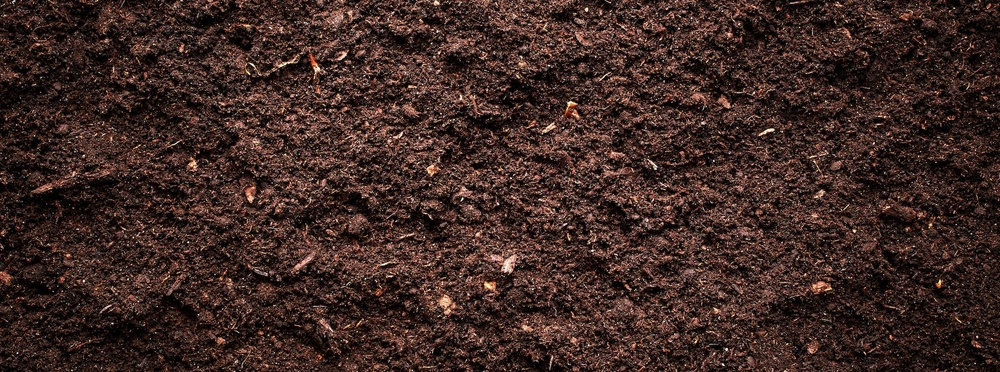
#> input picture .gradio/flagged/Upload Soil Image/cbbf88b15006d96af88d/datamaps-soilmoisture-hero.jpg, 1000 x 372 px, shrunk from 2000 x 745 before the run
$ python -i app.py   (imports and definitions only)
#> lines starting #> are read from the running program, lines starting #| are printed output that depends on the picture; after the words box and inside, x2 and y2 are one past the last pixel; in counts of white or black regions, pixels touching at a corner belong together
import gradio as gr
import cv2
import numpy as np
import pandas as pd
import pickle
from PIL import Image
import google.generativeai as genai

# --- Gemini API setup ---
GEMINI_API_KEY = "YOUR GEMINI API KEY.."  # Replace with a secure method in production
# [1 line not run here, left out]

# --- Feature extraction and utility functions ---
def segment_soil(image):
    hsv = cv2.cvtColor(image, cv2.COLOR_BGR2HSV)
    lower_soil = np.array([10, 30, 30])
    upper_soil = np.array([30, 255, 255])
    mask = cv2.inRange(hsv, lower_soil, upper_soil)
    kernel = np.ones((5, 5), np.uint8)
    mask = cv2.morphologyEx(mask, cv2.MORPH_CLOSE, kernel)
    mask = cv2.morphologyEx(mask, cv2.MORPH_OPEN, kernel)
    return mask

def extract_color_features(image, mask):
    soil_region = cv2.bitwise_and(image, image, mask=mask)
    hsv = cv2.cvtColor(soil_region, cv2.COLOR_BGR2HSV)
    lab = cv2.cvtColor(soil_region, cv2.COLOR_BGR2LAB)
    features = {}
    for i, channel in enumerate(['B', 'G', 'R']):
        features[f'rgb_{channel}_mean'] = np.mean(soil_region[mask > 0][:, i])
        features[f'rgb_{channel}_std'] = np.std(soil_region[mask > 0][:, i])
    for i, channel in enumerate(['H', 'S', 'V']):
        features[f'hsv_{channel}_mean'] = np.mean(hsv[mask > 0][:, i])
        features[f'hsv_{channel}_std'] = np.std(hsv[mask > 0][:, i])
    for i, channel in enumerate(['L', 'a', 'b']):
        features[f'lab_{channel}_mean'] = np.mean(lab[mask > 0][:, i])
        features[f'lab_{channel}_std'] = np.std(lab[mask > 0][:, i])
    return features

def estimate_moisture(image, mask):
    lab = cv2.cvtColor(image, cv2.COLOR_BGR2LAB)
    l_channel = lab[:, :, 0]
    l_mean = np.mean(l_channel[mask > 0])
    l_std = np.std(l_channel[mask > 0])
    gloss_score = l_std / 255.0
    darkness_score = (255 - l_mean) / 255.0
    moisture_score = (gloss_score + darkness_score) / 2
    return moisture_score, gloss_score, darkness_score

def moisture_label(moisture_score):
    if moisture_score > 0.7:
        return "High"
    elif moisture_score < 0.4:
        return "Low"
    else:
        return "Moderate"

# --- Load the trained machine learning model ---
# [2 lines not run here, left out]

# --- Gemini recommendation function (strict and filtered) ---
def get_gemini_recommendations(features, pred, moisture_score, moisture_lvl):
    prompt = f"""
You are a soil expert. Based on the features and predictions below, return exactly 3 to 5 bullet-point recommendations. Each should be clear, **no longer than 25 words**, and **actionable**.

Avoid explanations, introductions, summaries. Only 3–5 clean bullet points.

Features:
{features}

Predicted Soil Quality: {pred}
Estimated Moisture Score: {moisture_score:.2f} ({moisture_lvl})
"""
    model = genai.GenerativeModel("gemini-2.5-flash")
    response = model.generate_content(prompt)

    # Filter bullet points only (up to 5)
    lines = response.text.strip().split("\n")
    bullets = [line.strip() for line in lines if line.strip().startswith(("•", "*", "-"))]
    short_bullets = bullets[:5]

    # Fallback if filtering fails
    if not short_bullets:
        return response.text.strip()

    return "<br>".join(short_bullets)

# --- Gradio prediction function ---
def predict_soil_quality(image):
    try:
        # Convert PIL image to OpenCV format
        image = image.convert("RGB")
        image = np.array(image)
        image = cv2.cvtColor(image, cv2.COLOR_RGB2BGR)

        # Segment and extract features
        mask = segment_soil(image)
        color_features = extract_color_features(image, mask)
        moisture_score, gloss_score, darkness_score = estimate_moisture(image, mask)

        color_features['moisture_score'] = moisture_score
        color_features['gloss_score'] = gloss_score
        color_features['darkness_score'] = darkness_score

        # Predict soil quality
        X_test = pd.DataFrame([color_features])
        pred = soil_model.predict(X_test)[0]
        moisture_lvl = moisture_label(moisture_score)

        # Get Gemini recommendations
        gemini_recs = get_gemini_recommendations(color_features, pred, moisture_score, moisture_lvl)

        # Build result HTML
        result = f"<b>Predicted Soil Quality:</b> {pred}<br>"
        result += f"<b>Estimated Moisture Score:</b> {moisture_score:.2f} ({moisture_lvl})<br>"
        result += f"<b>Recommendations:</b><br>{gemini_recs}"

        return result

    except Exception as e:
        return f"An error occurred during prediction: {str(e)}"

# --- Gradio UI setup ---
# [7 lines that did not run here, left out]

# [2 lines not run here, left out]

>>> from PIL import Image
>>> picture = Image.open('.gradio/flagged/Upload Soil Image/cbbf88b15006d96af88d/datamaps-soilmoisture-hero.jpg')
#> picture is the input picture: PIL image 1000x372 RGB; mean R, G, B 63.3, 42, 37
>>> result = predict_soil_quality(picture)
#> in segment_soil, `hsv = cv2.cvtColor(image, cv2.COLOR_BGR2HSV)`: hsv: shape (372, 1000, 3); mean H, S, V 15.1, 134.2, 63.3
#> in segment_soil, `mask = cv2.inRange(hsv, lower_soil, upper_soil)`:
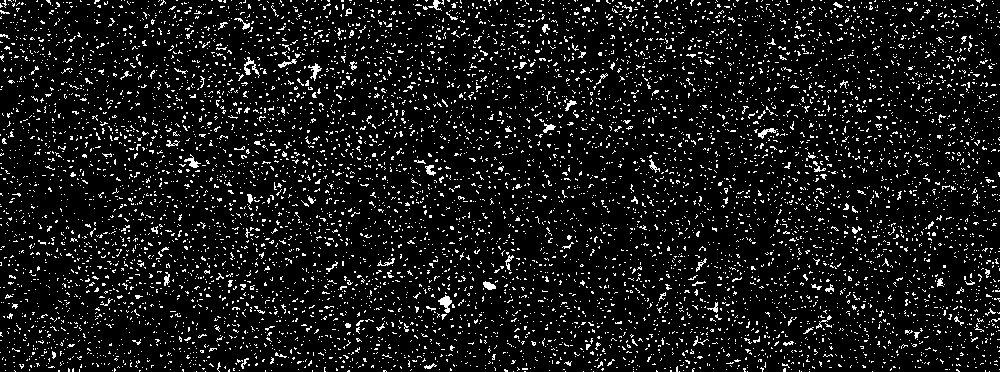
#> mask: shape (372, 1000); 8.7% white in thin lines or dots
#> in segment_soil, `mask = cv2.morphologyEx(mask, cv2.MORPH_CLOSE, kernel)`:
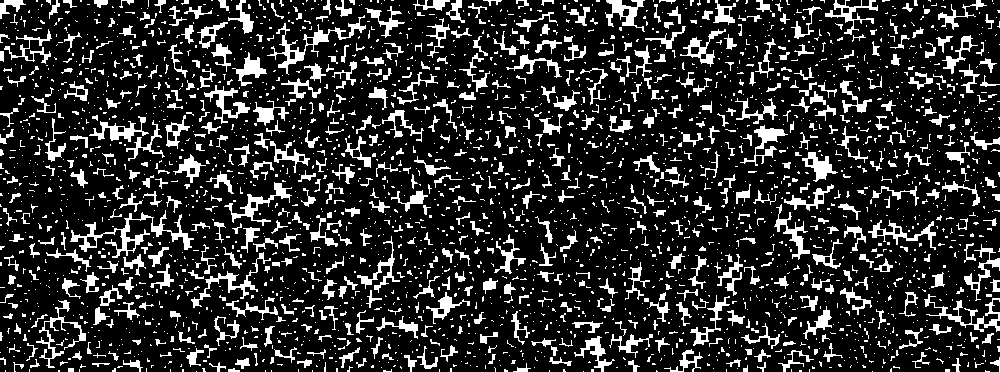
#> mask: shape (372, 1000); 17.8% white; 2845 white regions (2214 under 20 px), largest, box (x1, y1, x2, y2) and area: (70, 210, 194, 258) 1209, (267, 15, 366, 75) 904, (924, 294, 1000, 332) 647
#> in segment_soil, `mask = cv2.morphologyEx(mask, cv2.MORPH_OPEN, kernel)`:
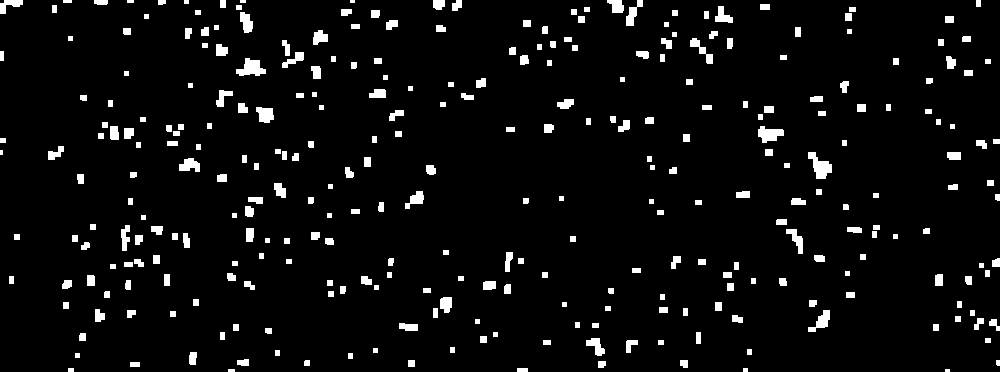
#> mask: shape (372, 1000); 5% white; 310 white regions (4 under 20 px), largest, box (x1, y1, x2, y2) and area: (808, 152, 832, 179) 345, (236, 58, 266, 76) 329, (758, 126, 784, 143) 286
#> in extract_color_features, `soil_region = cv2.bitwise_and(image, image, mask=mask)`:
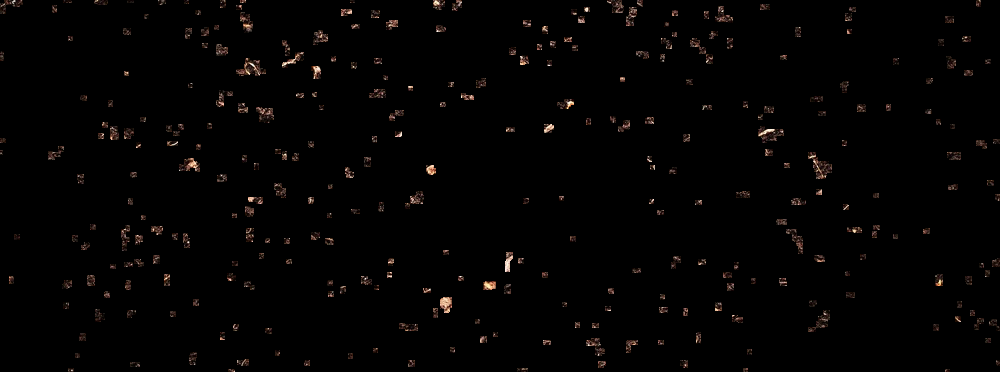
#> soil_region: shape (372, 1000, 3); mean B, G, R 2.2, 2.6, 3.6
#> in extract_color_features, `hsv = cv2.cvtColor(soil_region, cv2.COLOR_BGR2HSV)`: hsv: shape (372, 1000, 3); mean H, S, V 0.6, 6.4, 3.6
#> in extract_color_features, `lab = cv2.cvtColor(soil_region, cv2.COLOR_BGR2LAB)`: lab: shape (372, 1000, 3); mean of channels 0, 1, 2 2.9, 128.4, 128.4
#> after the loop in extract_color_features, `for i, channel in enumerate(['B', 'G', 'R']):`: features = {'rgb_B_mean': 43.97, 'rgb_B_std': 42.74, 'rgb_G_mean': 52.01, 'rgb_G_std': 46.6, 'rgb_R_mean': 72.93, 'rgb_R_std': 52.59}
#> after the loop in extract_color_features, `for i, channel in enumerate(['H', 'S', 'V']):`: features = 12 items
#> after the loop in extract_color_features, `for i, channel in enumerate(['L', 'a', 'b']):`: features = 18 items
#> in estimate_moisture, `lab = cv2.cvtColor(image, cv2.COLOR_BGR2LAB)`: lab: shape (372, 1000, 3); mean of channels 0, 1, 2 48.8, 136.5, 134.6
#> in estimate_moisture, `l_channel = lab[:, :, 0]`:
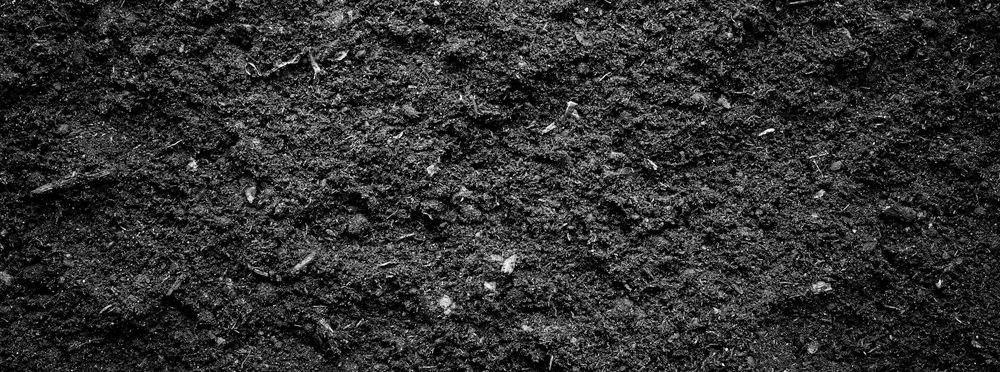
#> l_channel: shape (372, 1000); min 0, max 255, mean 48.8
#> in estimate_moisture, `l_mean = np.mean(l_channel[mask > 0])`: l_mean = 58.9
#> in estimate_moisture, `l_std = np.std(l_channel[mask > 0])`: l_std = 50.89
#> in estimate_moisture, `gloss_score = l_std / 255.0`: gloss_score = 0.2
#> in estimate_moisture, `darkness_score = (255 - l_mean) / 255.0`: darkness_score = 0.769
#> in estimate_moisture, `moisture_score = (gloss_score + darkness_score) / 2`: moisture_score = 0.484
#> in predict_soil_quality, `moisture_score, gloss_score, darkness_score = estimate_moisture(image,..`: gloss_score = 0.2; darkness_score = 0.769
#> in predict_soil_quality, `X_test = pd.DataFrame([color_features])`: X_test = table of 1 rows and 21 columns
